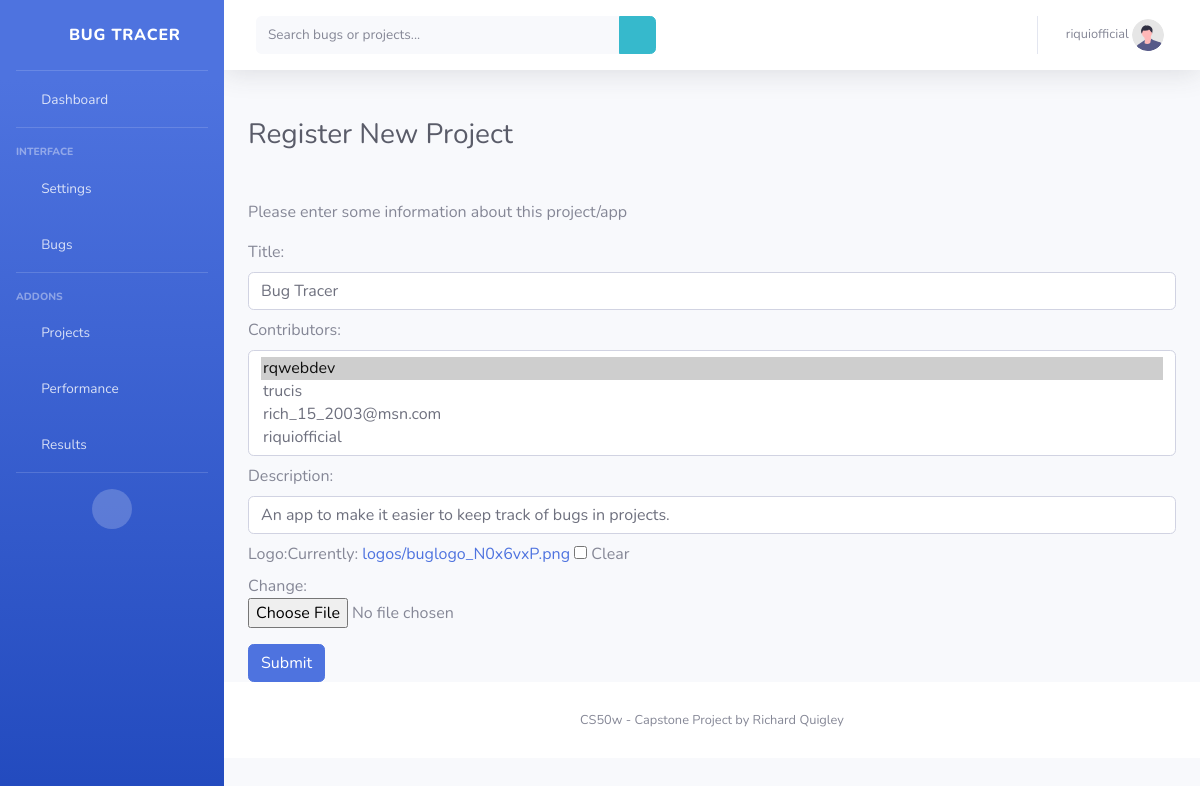
The app's page /editproject/1 (signed in), older data.
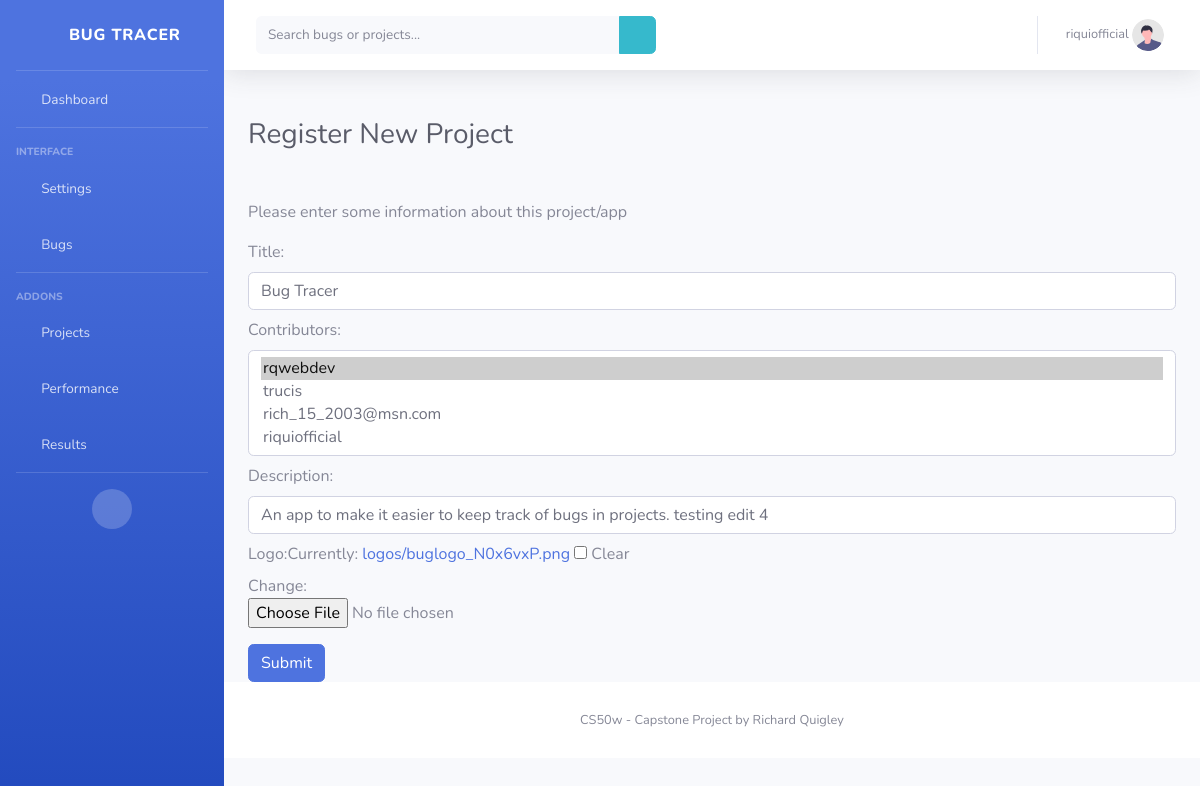
The same page, newer data.
### bugtracerapp/models.py (models this page shows, shortened)
class Project(models.Model):
    title = models.CharField(max_length=50, blank=True, null=True)
    contributors = models.ManyToManyField(User, blank=True)
    description = models.CharField(max_length=500)
    date = models.DateTimeField(auto_now_add=True)
    logo = models.ImageField(upload_to="logos/", null=True, blank=True)
    class Meta:
        ordering = ['title']

### bugtracerapp/views.py (the view, shortened to what this page needs)
# urls.py: path("editproject/<int:pk>", views.UpdateProject.as_view(), name="edit_project"),
class UpdateProject(LoginRequiredMixin, UpdateView):
    login_url = 'login'
    model = Project
    success_url = reverse_lazy('index')
    form_class = UpdateProjectForm

### bugtracerapp/forms.py
class UpdateProjectForm(forms.ModelForm):
    class Meta:
        model = Project
        fields = ['title', 'contributors', 'description', 'logo']
        widgets = {
            'title': forms.TextInput(attrs={'class': 'form-control mb-2', 'id': 'update-project-name'}),
            'contributors': forms.SelectMultiple(attrs={'class': 'form-control mb-2', 'id': 'update-contributors'}),
            'description': forms.TextInput(attrs={'class': 'form-control mb-2', 'id': 'update-description'}),
            'logo': forms.ClearableFileInput(attrs={'class': 'custom-file mb-2', 'id': 'update-logo'})
        }

### bugtracerapp/templates/bugtracerapp/project_form.html (shortened to what this page needs)
{% extends "bugtracerapp/layout.html" %}
{%block body %}
<div class="container-fluid">
  <h1 class="h3 text-gray-800 my-5">Register New Project</h1>
  <p class="">Please enter some information about this project/app</p>
</div>
<div class="container-fluid">
  <form action="" method="POST" enctype="multipart/form-data">
    {%csrf_token%} {{form}}
    <input type="submit" class="btn btn-primary" />
  </form>
</div>
{%endblock%}

Row changes from the older to the newer data that the page shows:
changed Project "Bug Tracer": description "An app to make it easier to keep track of bugs in projects." → "An app to make it easier to keep track of bugs in projects. testing edit 4"
